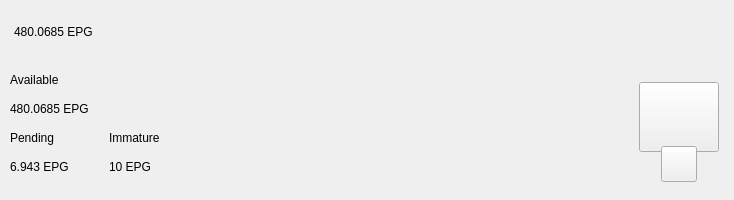
<?xml version="1.0" encoding="UTF-8"?>
<ui version="4.0">
 <class>TopBar</class>
 <widget class="QWidget" name="TopBar">
  <property name="geometry">
   <rect>
    <x>0</x>
    <y>0</y>
    <width>734</width>
    <height>200</height>
   </rect>
  </property>
  <property name="minimumSize">
   <size>
    <width>0</width>
    <height>200</height>
   </size>
  </property>
  <property name="maximumSize">
   <size>
    <width>16777215</width>
    <height>200</height>
   </size>
  </property>
  <property name="windowTitle">
   <string>Form</string>
  </property>
  <layout class="QVBoxLayout" name="verticalLayout_10" stretch="0">
   <property name="spacing">
    <number>0</number>
   </property>
   <property name="leftMargin">
    <number>0</number>
   </property>
   <property name="topMargin">
    <number>0</number>
   </property>
   <property name="rightMargin">
    <number>0</number>
   </property>
   <property name="bottomMargin">
    <number>0</number>
   </property>
   <item>
    <widget class="PFBorderImage" name="containerTop">
     <layout class="QVBoxLayout" name="verticalLayout_11">
      <property name="spacing">
       <number>0</number>
      </property>
      <property name="leftMargin">
       <number>0</number>
      </property>
      <property name="topMargin">
       <number>0</number>
      </property>
      <property name="rightMargin">
       <number>0</number>
      </property>
      <property name="bottomMargin">
       <number>0</number>
      </property>
      <item>
       <widget class="QWidget" name="top_container_2" native="true">
        <property name="minimumSize">
         <size>
          <width>0</width>
          <height>65</height>
         </size>
        </property>
        <layout class="QHBoxLayout" name="top_container">
         <property name="spacing">
          <number>0</number>
         </property>
         <property name="leftMargin">
          <number>14</number>
         </property>
         <property name="topMargin">
          <number>0</number>
         </property>
         <property name="rightMargin">
          <number>14</number>
         </property>
         <property name="bottomMargin">
          <number>0</number>
         </property>
         <item alignment="Qt::AlignVCenter">
          <widget class="QWidget" name="widgetTopAmount" native="true">
           <property name="sizePolicy">
            <sizepolicy hsizetype="Preferred" vsizetype="Maximum">
             <horstretch>0</horstretch>
             <verstretch>0</verstretch>
            </sizepolicy>
           </property>
           <layout class="QHBoxLayout" name="horizontalLayout_5">
            <property name="spacing">
             <number>0</number>
            </property>
            <property name="leftMargin">
             <number>0</number>
            </property>
            <property name="topMargin">
             <number>0</number>
            </property>
            <property name="rightMargin">
             <number>0</number>
            </property>
            <property name="bottomMargin">
             <number>0</number>
            </property>
            <item alignment="Qt::AlignTop">
             <widget class="QLabel" name="labelAmountTopEPG">
              <property name="minimumSize">
               <size>
                <width>0</width>
                <height>36</height>
               </size>
              </property>
              <property name="styleSheet">
               <string notr="true">padding:0px;margin:0px;</string>
              </property>
              <property name="text">
               <string notr="true">480.0685 EPG</string>
              </property>
             </widget>
            </item>
           </layout>
          </widget>
         </item>
         <item>
          <spacer name="horizontalSpacer">
           <property name="orientation">
            <enum>Qt::Horizontal</enum>
           </property>
           <property name="sizeHint" stdset="0">
            <size>
             <width>40</width>
             <height>20</height>
            </size>
           </property>
          </spacer>
         </item>
         <item>
          <layout class="QHBoxLayout" name="horizontalLayout_4">
           <property name="spacing">
            <number>12</number>
           </property>
           <property name="rightMargin">
            <number>0</number>
           </property>
           <item alignment="Qt::AlignRight">
            <widget class="QWidget" name="layoutSync" native="true">
             <property name="minimumSize">
              <size>
               <width>0</width>
               <height>36</height>
              </size>
             </property>
             <property name="maximumSize">
              <size>
               <width>16777215</width>
               <height>36</height>
              </size>
             </property>
             <layout class="QVBoxLayout" name="verticalLayout_9">
              <property name="leftMargin">
               <number>0</number>
              </property>
              <property name="topMargin">
               <number>0</number>
              </property>
              <property name="rightMargin">
               <number>0</number>
              </property>
              <property name="bottomMargin">
               <number>0</number>
              </property>
              <item>
               <widget class="ExpandableButton" name="pushButtonSync" native="true">
                <property name="minimumSize">
                 <size>
                  <width>36</width>
                  <height>36</height>
                 </size>
                </property>
                <property name="maximumSize">
                 <size>
                  <width>16777215</width>
                  <height>36</height>
                 </size>
                </property>
               </widget>
              </item>
             </layout>
            </widget>
           </item>
           <item>
            <widget class="ExpandableButton" name="pushButtonHDUpgrade" native="true">
             <property name="minimumSize">
              <size>
               <width>36</width>
               <height>36</height>
              </size>
             </property>
            </widget>
           </item>
           <item>
            <widget class="ExpandableButton" name="pushButtonStack" native="true">
             <property name="minimumSize">
              <size>
               <width>36</width>
               <height>36</height>
              </size>
             </property>
            </widget>
           </item>
           <item>
            <widget class="ExpandableButton" name="pushButtonColdStaking" native="true">
             <property name="minimumSize">
              <size>
               <width>36</width>
               <height>36</height>
              </size>
             </property>
            </widget>
           </item>
           <item>
            <widget class="ExpandableButton" name="pushButtonConnection" native="true">
             <property name="minimumSize">
              <size>
               <width>36</width>
               <height>36</height>
              </size>
             </property>
            </widget>
           </item>
           <item>
            <widget class="ExpandableButton" name="pushButtonLock" native="true">
             <property name="sizePolicy">
              <sizepolicy hsizetype="Expanding" vsizetype="Expanding">
               <horstretch>0</horstretch>
               <verstretch>0</verstretch>
              </sizepolicy>
             </property>
             <property name="minimumSize">
              <size>
               <width>36</width>
               <height>0</height>
              </size>
             </property>
            </widget>
           </item>
           <item>
            <widget class="ExpandableButton" name="pushButtonFAQ" native="true">
             <property name="minimumSize">
              <size>
               <width>36</width>
               <height>36</height>
              </size>
             </property>
            </widget>
           </item>
          </layout>
         </item>
        </layout>
       </widget>
      </item>
      <item>
       <widget class="QWidget" name="bottom_container" native="true">
        <property name="minimumSize">
         <size>
          <width>0</width>
          <height>135</height>
         </size>
        </property>
        <layout class="QHBoxLayout" name="botton_container">
         <property name="leftMargin">
          <number>10</number>
         </property>
         <property name="topMargin">
          <number>0</number>
         </property>
         <property name="rightMargin">
          <number>10</number>
         </property>
         <property name="bottomMargin">
          <number>10</number>
         </property>
         <item>
          <layout class="QHBoxLayout" name="horizontalLayout_3">
           <property name="bottomMargin">
            <number>9</number>
           </property>
           <item>
            <layout class="QVBoxLayout" name="verticalLayout_7">
             <property name="spacing">
              <number>0</number>
             </property>
             <property name="leftMargin">
              <number>0</number>
             </property>
             <property name="rightMargin">
              <number>30</number>
             </property>
             <item>
              <layout class="QVBoxLayout" name="verticalLayout_2">
               <item>
                <widget class="QLabel" name="labelTitle1">
                 <property name="text">
                  <string>Available</string>
                 </property>
                </widget>
               </item>
               <item>
                <widget class="QLabel" name="labelAmountEPG">
                 <property name="text">
                  <string notr="true">480.0685 EPG</string>
                 </property>
                </widget>
               </item>
              </layout>
             </item>
             <item>
              <layout class="QHBoxLayout" name="horizontalLayout_2">
               <property name="spacing">
                <number>0</number>
               </property>
               <item>
                <layout class="QVBoxLayout" name="verticalLayout_3">
                 <item>
                  <widget class="QLabel" name="labelTitle3">
                   <property name="text">
                    <string>Pending</string>
                   </property>
                  </widget>
                 </item>
                 <item>
                  <widget class="QLabel" name="labelPendingEPG">
                   <property name="text">
                    <string notr="true">6.943 EPG</string>
                   </property>
                  </widget>
                 </item>
                </layout>
               </item>
               <item>
                <spacer name="horizontalSpacer_3">
                 <property name="orientation">
                  <enum>Qt::Horizontal</enum>
                 </property>
                 <property name="sizeType">
                  <enum>QSizePolicy::Fixed</enum>
                 </property>
                 <property name="sizeHint" stdset="0">
                  <size>
                   <width>40</width>
                   <height>20</height>
                  </size>
                 </property>
                </spacer>
               </item>
               <item>
                <layout class="QVBoxLayout" name="verticalLayout_4">
                 <item>
                  <widget class="QLabel" name="labelTitle4">
                   <property name="text">
                    <string>Immature</string>
                   </property>
                  </widget>
                 </item>
                 <item>
                  <widget class="QLabel" name="labelImmatureEPG">
                   <property name="text">
                    <string notr="true">10 EPG</string>
                   </property>
                  </widget>
                 </item>
                </layout>
               </item>
              </layout>
             </item>
            </layout>
           </item>
          </layout>
         </item>
         <item>
          <spacer name="horizontalSpacer_2">
           <property name="orientation">
            <enum>Qt::Horizontal</enum>
           </property>
           <property name="sizeHint" stdset="0">
            <size>
             <width>40</width>
             <height>20</height>
            </size>
           </property>
          </spacer>
         </item>
         <item alignment="Qt::AlignHCenter|Qt::AlignVCenter">
          <widget class="QWidget" name="qrContainer" native="true">
           <property name="sizePolicy">
            <sizepolicy hsizetype="Preferred" vsizetype="Minimum">
             <horstretch>0</horstretch>
             <verstretch>0</verstretch>
            </sizepolicy>
           </property>
           <property name="minimumSize">
            <size>
             <width>90</width>
             <height>110</height>
            </size>
           </property>
           <property name="maximumSize">
            <size>
             <width>90</width>
             <height>110</height>
            </size>
           </property>
           <layout class="QVBoxLayout" name="containerQR">
            <property name="spacing">
             <number>0</number>
            </property>
            <property name="leftMargin">
             <number>5</number>
            </property>
            <property name="topMargin">
             <number>10</number>
            </property>
            <property name="rightMargin">
             <number>5</number>
            </property>
            <property name="bottomMargin">
             <number>0</number>
            </property>
            <item>
             <widget class="QPushButton" name="btnQr">
              <property name="minimumSize">
               <size>
                <width>70</width>
                <height>70</height>
               </size>
              </property>
              <property name="maximumSize">
               <size>
                <width>16777215</width>
                <height>70</height>
               </size>
              </property>
              <property name="focusPolicy">
               <enum>Qt::NoFocus</enum>
              </property>
              <property name="text">
               <string/>
              </property>
              <property name="iconSize">
               <size>
                <width>70</width>
                <height>70</height>
               </size>
              </property>
             </widget>
            </item>
            <item>
             <spacer name="verticalSpacer">
              <property name="orientation">
               <enum>Qt::Vertical</enum>
              </property>
              <property name="sizeType">
               <enum>QSizePolicy::Fixed</enum>
              </property>
              <property name="sizeHint" stdset="0">
               <size>
                <width>20</width>
                <height>20</height>
               </size>
              </property>
             </spacer>
            </item>
            <item alignment="Qt::AlignHCenter|Qt::AlignBottom">
             <widget class="QPushButton" name="pushButtonQR">
              <property name="minimumSize">
               <size>
                <width>36</width>
                <height>36</height>
               </size>
              </property>
              <property name="maximumSize">
               <size>
                <width>36</width>
                <height>36</height>
               </size>
              </property>
              <property name="focusPolicy">
               <enum>Qt::NoFocus</enum>
              </property>
              <property name="text">
               <string/>
              </property>
             </widget>
            </item>
           </layout>
          </widget>
         </item>
        </layout>
       </widget>
      </item>
     </layout>
    </widget>
   </item>
  </layout>
 </widget>
 <customwidgets>
  <customwidget>
   <class>ExpandableButton</class>
   <extends>QWidget</extends>
   <header>qt/encocoinplus/expandablebutton.h</header>
   <container>1</container>
  </customwidget>
  <customwidget>
   <class>PFBorderImage</class>
   <extends>QFrame</extends>
   <header>qt/encocoinplus/pfborderimage.h</header>
   <container>1</container>
  </customwidget>
 </customwidgets>
 <resources/>
 <connections/>
</ui>
